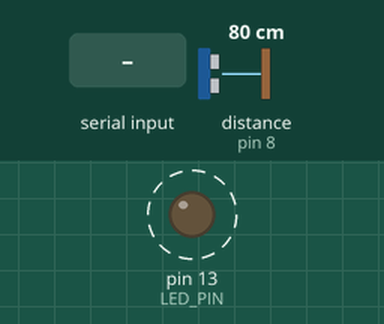
The sketch below on a simulated Arduino Uno, built with avr-gcc and run on an emulated ATmega328P. On the bench: output pins drawn as LEDs (lit = HIGH). Wiring (inferred from the names in the program): ultrasonic range finder: trigger pin 9; echo pin 8. Dashed ring = blinking. The inputs (shaded band) are chosen by the test bench; at power-on: distance to the obstacle (sensor on pin 8) 80 cm. The echo pulse lasts 58.3 µs per cm; pins used as bus, display or sensor lines are not drawn; what the sketch prints to the serial monitor is not drawn.

Above: at 1.26 s.
1.3 s: "d \n" received over Serial
Timing chart, 0 to 10.3 s (numbered marks = the images above; inputs shaded):
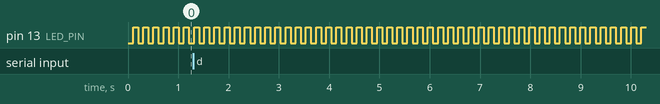

Measured:
- by itself, pin 13 (LED_PIN): alternates HIGH for 0.10 s and LOW for 0.10 s

The sketch:

Ultrasonic.ino
```cpp
#include <avr/interrupt.h>

// Pin definitions
const int TRIG_PIN = 9;
const int ECHO_PIN = 8;
const int LED_PIN = 13;

// Global volatile variables
volatile enum {
    WAITING_FOR_RISING,
    WAITING_FOR_FALLING,
    MEASUREMENT_COMPLETE
} echo_state = WAITING_FOR_RISING;

volatile uint16_t start_time_low = 0;
volatile uint16_t end_time_low = 0;
volatile bool measurement_ready = false;

// For simulation testing - simulates object distance
int simulated_distance_cm = 30;

void setup() {
    Serial.begin(115200);
    Serial.println(" === Non-blocking Ultrasonic System === ");

    // Configure pins
    pinMode(TRIG_PIN, OUTPUT);
    pinMode(ECHO_PIN, INPUT);
    pinMode(LED_PIN, OUTPUT);

    // Setup Timer1 with prescaler 8 (2MHz clock, 0.5us resolution)
    cli();
    TCCR1A = 0;
    TCCR1B = (1 << CS11); // Prescaler 8
    TCNT1 = 0;

    // Enable Timer1 overflow interrupt
    TIMSK1 |= (1 << TOIE1);

    // Enable pin change interrupt on ECHO_PIN
    PCICR |= (1 << PCIE0);
    PCMSK0 |= (1 << PCINT0);

    sei();

    Serial.println("System initialized. Send 'd <cm>' to set distance");
}

ISR(TIMER1_OVF_vect) {
    // Overflow counter if needed
}

ISR(PCINT0_vect) {
    uint8_t echo_val = (PINB & (1 << PB0)) ? HIGH : LOW;

    switch(echo_state) {
        case WAITING_FOR_RISING:
            if (echo_val == HIGH) {
                start_time_low = TCNT1;
                echo_state = WAITING_FOR_FALLING;
            }
            break;

        case WAITING_FOR_FALLING:
            if (echo_val == LOW) {
                end_time_low = TCNT1;
                echo_state = MEASUREMENT_COMPLETE;
                measurement_ready = true;
            }
            break;

        default:
            break;
    }
}

void send_trigger() {
    digitalWrite(TRIG_PIN, LOW);
    delayMicroseconds(2);
    digitalWrite(TRIG_PIN, HIGH);
    delayMicroseconds(10);
    digitalWrite(TRIG_PIN, LOW);
}

void loop() {
    // Send trigger pulse every 100ms
    static unsigned long last_trigger = 0;
    if (millis() - last_trigger > 100) {
        send_trigger();
        last_trigger = millis();

        // Reset measurement state
        echo_state = WAITING_FOR_RISING;
    }

    // Blink LED to show system responsiveness
    static unsigned long last_blink = 0;
    if (millis() - last_blink > 100) { // 10Hz blink
        digitalWrite(LED_PIN, !digitalRead(LED_PIN));
        last_blink = millis();
    }

    // Process completed measurements
    if (measurement_ready) {
        cli(); // Disable interrupts for atomic read
        uint16_t start = start_time_low;
        uint16_t end = end_time_low;
        sei();

        // Calculate pulse duration in timer ticks
        uint32_t duration_ticks;
        if (end >= start) {
            duration_ticks = end - start;
        } else {
            // Timer overflow occurred during pulse
            duration_ticks = (65535 - start) + end;
        }

        // Convert ticks to microseconds
        float duration_us = duration_ticks * 0.5;

        // Calculate distance (cm)
        float distance_cm = duration_us * 0.0343 / 2;

        // In simulation, compare with expected value
        float error = abs(distance_cm - simulated_distance_cm);

        Serial.print("Measured: ");
        Serial.print(distance_cm);
        Serial.print(" cm | Expected: ");
        Serial.print(simulated_distance_cm);
        Serial.print(" cm | Error: ");
        Serial.print(error);
        Serial.println(" cm");

        measurement_ready = false;
    }

    // Check for serial commands to change simulated distance
    if (Serial.available() > 0) {
        String command = Serial.readStringUntil('\n');
        if (command.startsWith("d ")) {
            simulated_distance_cm = command.substring(2).toInt();
            Serial.print("Simulated distance set to: ");
            Serial.print(simulated_distance_cm);
            Serial.println(" cm");
        }
    }
}
```
